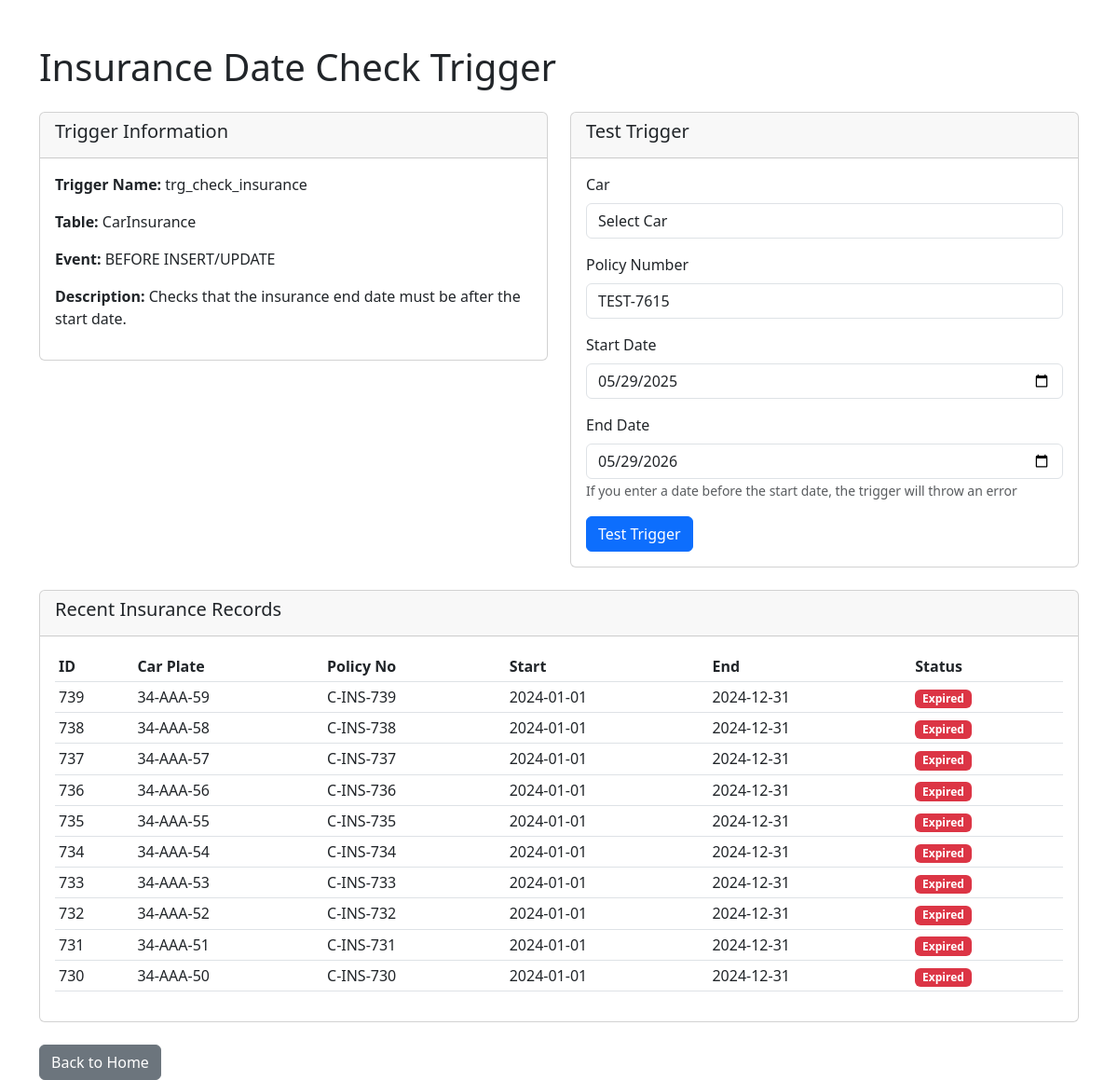
The app's page /scripts/user/triggers/update_car_status_on_rental.php with its own data.
### tables this page shows
CREATE TABLE CarInsurance (
    ins_id        INT AUTO_INCREMENT,
    car_id        INT,
    policy_num    VARCHAR(50),
    start_date    DATE,
    end_date      DATE,
    PRIMARY KEY(ins_id),
    CONSTRAINT fk_car_ins_car
        FOREIGN KEY (car_id) REFERENCES Car(car_id)
        ON DELETE CASCADE
);

CREATE TABLE Car (
    car_id        INT AUTO_INCREMENT,
    plate_number  VARCHAR(25)   UNIQUE,
    brand         VARCHAR(25),
    model_year    INT,
    PRIMARY KEY (car_id)
);

### scripts/user/triggers/update_car_status_on_rental.php (the view, shortened to what this page needs)
<?php
require_once '/var/www/html/config/database.php';
$insurances = [];
try {
    $insurance_query = "SELECT ci.ins_id, ci.car_id, c.plate_number, ci.policy_num, ci.start_date, ci.end_date
                       FROM CarInsurance ci
                       LEFT JOIN Car c ON ci.car_id = c.car_id
                       ORDER BY ci.ins_id DESC LIMIT 10";
    $insurance_result = $mysqli->query($insurance_query);
    if ($insurance_result) {
        while ($row = $insurance_result->fetch_assoc()) {
            $insurances[] = $row;
        }
    }
} catch (Exception $e) {
}
?>
<!DOCTYPE html>
<html lang="en">
<head>
    <link href="https://cdn.jsdelivr.net/npm/bootstrap@5.3.0/dist/css/bootstrap.min.css" rel="stylesheet">
</head>
<body>
    <div class="container mt-5">
        <h1 class="mb-4">Insurance Date Check Trigger</h1>
        <div class="row">
            <div class="col-md-6">
                <div class="card">
                    <div class="card-header">
                        <h5>Trigger Information</h5>
                    </div>
                    <div class="card-body">
                        <p><strong>Trigger Name:</strong> trg_check_insurance</p>
                        <p><strong>Table:</strong> CarInsurance</p>
                        <p><strong>Event:</strong> BEFORE INSERT/UPDATE</p>
                        <p><strong>Description:</strong> Checks that the insurance end date must be after the start date.</p>
                    </div>
                </div>
            </div>
            <div class="col-md-6">
                <div class="card">
                    <div class="card-header">
                        <h5>Test Trigger</h5>
                    </div>
                    <div class="card-body">
                        <form method="POST">
                            <div class="mb-3">
                                <label for="car_id" class="form-label">Car</label>
                                <select class="form-control" id="car_id" name="car_id" required>
                                    <option value="">Select Car</option>
                                </select>
                            </div>
                            <div class="mb-3">
                                <label for="policy_num" class="form-label">Policy Number</label>
                                <input type="text" class="form-control" id="policy_num" name="policy_num"
                                       value="TEST-<?php echo rand(1000, 9999); ?>" required>
                            </div>
                            <div class="mb-3">
                                <label for="start_date" class="form-label">Start Date</label>
                                <input type="date" class="form-control" id="start_date" name="start_date"
                                       value="<?php echo date('Y-m-d'); ?>" required>
                            </div>
                            <div class="mb-3">
                                <label for="end_date" class="form-label">End Date</label>
                                <input type="date" class="form-control" id="end_date" name="end_date"
                                       value="<?php echo date('Y-m-d', strtotime('+1 year')); ?>" required>
                                <small class="form-text text-muted">If you enter a date before the start date, the trigger will throw an error</small>
                            </div>
                            <button type="submit" class="btn btn-primary">Test Trigger</button>
                        </form>
                    </div>
                </div>
            </div>
        </div>
        <?php if (!empty($insurances)): ?>
            <div class="mt-4">
                <div class="card">
                    <div class="card-header">
                        <h5>Recent Insurance Records</h5>
                    </div>
                    <div class="card-body">
                        <div class="table-responsive">
                            <table class="table table-sm">
                                <thead>
                                    <tr>
                                        <th>ID</th>
                                        <th>Car Plate</th>
                                        <th>Policy No</th>
                                        <th>Start</th>
                                        <th>End</th>
                                        <th>Status</th>
                                    </tr>
                                </thead>
                                <tbody>
                                    <?php foreach ($insurances as $insurance): ?>
                                        <tr>
                                            <td><?php echo $insurance['ins_id']; ?></td>
                                            <td><?php echo htmlspecialchars($insurance['plate_number'] ?? 'N/A'); ?></td>
                                            <td><?php echo htmlspecialchars($insurance['policy_num']); ?></td>
                                            <td><?php echo htmlspecialchars($insurance['start_date']); ?></td>
                                            <td><?php echo htmlspecialchars($insurance['end_date']); ?></td>
                                            <td>
                                                <?php
                                                $end_date = new DateTime($insurance['end_date']);
                                                $today = new DateTime();
                                                if ($end_date > $today) {
                                                    echo '<span class="badge bg-success">Active</span>';
                                                } else {
                                                    echo '<span class="badge bg-danger">Expired</span>';
                                                }
                                                ?>
                                            </td>
                                        </tr>
                                    <?php endforeach; ?>
                                </tbody>
                            </table>
                        </div>
                    </div>
                </div>
            </div>
        <?php endif; ?>
        <div class="mt-4">
            <a href="../" class="btn btn-secondary">Back to Home</a>
        </div>
    </div>
</body>
</html>

### records on screen
carinsurance: ins_id "739", car.plate_number "34-AAA-59", policy_num "C-INS-739", start_date "2024-01-01", end_date "2024-12-31", shows "Expired"
carinsurance: ins_id "738", car.plate_number "34-AAA-58", policy_num "C-INS-738", start_date "2024-01-01", end_date "2024-12-31", shows "Expired"
carinsurance: ins_id "737", car.plate_number "34-AAA-57", policy_num "C-INS-737", start_date "2024-01-01", end_date "2024-12-31", shows "Expired"
carinsurance: ins_id "736", car.plate_number "34-AAA-56", policy_num "C-INS-736", start_date "2024-01-01", end_date "2024-12-31", shows "Expired"
carinsurance: ins_id "735", car.plate_number "34-AAA-55", policy_num "C-INS-735", start_date "2024-01-01", end_date "2024-12-31", shows "Expired"
carinsurance: ins_id "734", car.plate_number "34-AAA-54", policy_num "C-INS-734", start_date "2024-01-01", end_date "2024-12-31", shows "Expired"
carinsurance: ins_id "733", car.plate_number "34-AAA-53", policy_num "C-INS-733", start_date "2024-01-01", end_date "2024-12-31", shows "Expired"
carinsurance: ins_id "732", car.plate_number "34-AAA-52", policy_num "C-INS-732", start_date "2024-01-01", end_date "2024-12-31", shows "Expired"
carinsurance: ins_id "731", car.plate_number "34-AAA-51", policy_num "C-INS-731", start_date "2024-01-01", end_date "2024-12-31", shows "Expired"
carinsurance: ins_id "730", car.plate_number "34-AAA-50", policy_num "C-INS-730", start_date "2024-01-01", end_date "2024-12-31", shows "Expired"
